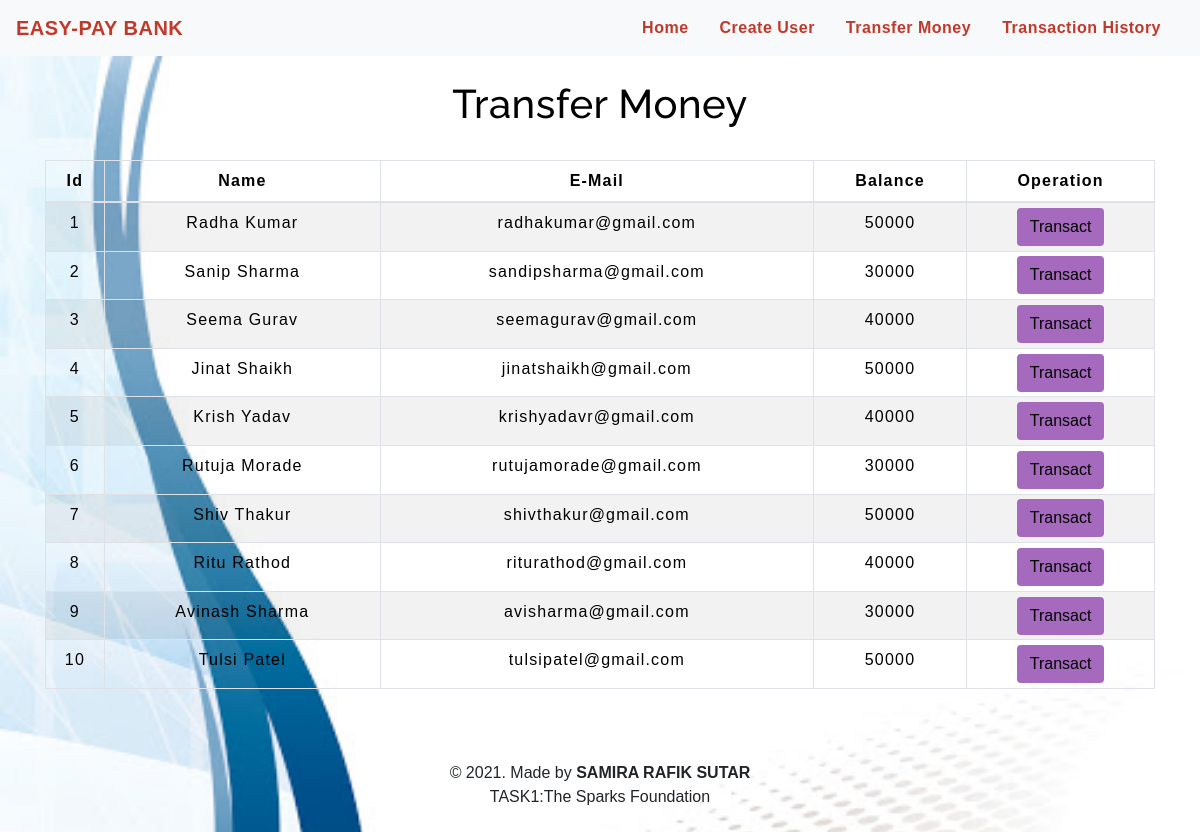
The app's page /transfermoney.php with its own data.
### tables this page shows
CREATE TABLE `users` (
  `id` int(3) NOT NULL,
  `name` text NOT NULL,
  `email` varchar(30) NOT NULL,
  `balance` int(8) NOT NULL
);

### transfermoney.php (the view, shortened to what this page needs)
<!DOCTYPE html>
<html lang="en">
<head>
    <link rel="stylesheet" href="https://maxcdn.bootstrapcdn.com/bootstrap/4.0.0/css/bootstrap.min.css">
    <link rel="stylesheet" type="text/css" href="table.css">
    <link rel="stylesheet" type="text/css" href="navbar.css">
</head>
<body style="background-image:url('back.jpg');background-size:cover;">
<?php
    include 'config.php';
    $sql = "SELECT * FROM users";
    $result = mysqli_query($conn,$sql);
?>
<?php
  include 'navbar.php';
?>
<div class="container">
        <h2 class="text-center pt-4" style="color : black;">Transfer Money</h2>
        <br>
            <div class="row">
                <div class="col">
                    <div class="table-responsive-sm">
                    <table class="table table-hover table-sm table-striped table-condensed table-bordered" style="border-color:black;">
                        <thead style="color : black;">
                            <tr>
                            <th scope="col" class="text-center py-2">Id</th>
                            <th scope="col" class="text-center py-2">Name</th>
                            <th scope="col" class="text-center py-2">E-Mail</th>
                            <th scope="col" class="text-center py-2">Balance</th>
                            <th scope="col" class="text-center py-2">Operation</th>
                            </tr>
                        </thead>
                        <tbody>
                <?php
                    while($rows=mysqli_fetch_assoc($result)){
                ?>
                    <tr style="color : black;">
                        <td class="py-2"><?php echo $rows['id'] ?></td>
                        <td class="py-2"><?php echo $rows['name']?></td>
                        <td class="py-2"><?php echo $rows['email']?></td>
                        <td class="py-2"><?php echo $rows['balance']?></td>
                        <td><a href="selecteduserdetail.php?id= <?php echo $rows['id'] ;?>"> <button type="button" class="btn" style="background-color : #A569BD;">Transact</button></a></td>
                    </tr>
                <?php
                    }
                ?>
                        </tbody>
                    </table>
                    </div>
                </div>
            </div>
         </div>
         <footer class="text-center mt-5 py-2">
            <p>&copy 2021. Made by <b>SAMIRA RAFIK SUTAR</b> <br> TASK1:The Sparks Foundation</p>
        </footer>
</body>
</html>

### navbar.php (shortened to what this page needs)
<nav class="navbar navbar-expand-md navbar-light bg-light">
<a class="navbar-brand" href="index.php" style="color : #C0392B;"><b>EASY-PAY BANK</b></a>
<div class="collapse navbar-collapse" id="collapsibleNavbar">
      <ul class="navbar-nav ml-auto">
        <li class="nav-item">
          <a class="nav-link" href="index.php" style="color : #C0392B;"><b>Home</b></a>
        </li>
        <li class="nav-item">
          <a class="nav-link" href="createuser.php" style="color : #C0392B;"><b>Create User</b></a>
        </li>
        <li class="nav-item">
          <a class="nav-link" href="transfermoney.php" style="color : #C0392B;"><b>Transfer Money</b></a>
        </li>
        <li class="nav-item">
          <a class="nav-link" href="transactionhistory.php" style="color : #C0392B;"><b>Transaction History</b></a>
        </li>
    </div>
 </nav>

### table.css (style rules this page uses)
* { padding: 0; margin: 0; box-sizing: border-box; font-family: sans-serif; }
h2 { font-size: 40px; }
table { letter-spacing: 1.2px; }
td { text-align: center; }
button { border: none; background: #d9d9d9; transition: 1s; }

### navbar.css (style rules this page uses)
.nav-link { margin-right: 15px; color: #2F363F; letter-spacing: 0.5px; transition: 0.5s; }
.navbar-brand { color: #4C4B4B; letter-spacing: 0.5px; }
h2 { color: #4C4B4B; letter-spacing: 0.5px; font-family: raleway; }

### transfermoney.php (style rules this page uses)
button { transition: 1.5s; }

### records on screen
users: id "1", name "Radha Kumar", email "radhakumar@gmail.com", balance "50000"
users: id "2", name "Sanip Sharma", email "sandipsharma@gmail.com", balance "30000"
users: id "3", name "Seema Gurav", email "seemagurav@gmail.com", balance "40000"
users: id "4", name "Jinat Shaikh", email "jinatshaikh@gmail.com", balance "50000"
users: id "5", name "Krish Yadav", email "krishyadavr@gmail.com", balance "40000"
users: id "6", name "Rutuja Morade", email "rutujamorade@gmail.com", balance "30000"
users: id "7", name "Shiv Thakur", email "shivthakur@gmail.com", balance "50000"
users: id "8", name "Ritu Rathod", email "riturathod@gmail.com", balance "40000"
users: id "9", name "Avinash Sharma", email "avisharma@gmail.com", balance "30000"
users: id "10", name "Tulsi Patel", email "tulsipatel@gmail.com", balance "50000"
